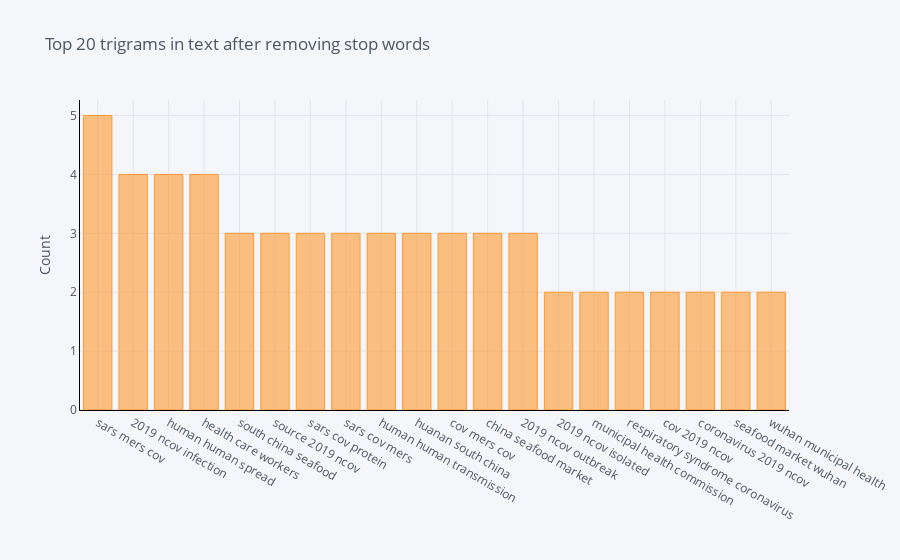

Notebook code cell kept with this figure:
### Code cell
# Using cufflinks, plotly and sklearn, we visualize the top 20 trigrams in text after removing stop words

def get_top_n_trigram(corpus, n=None):
    vec = CountVectorizer(ngram_range=(3, 3), stop_words='english').fit(corpus) # instead of nltk (nltk.corpus.stopwords(‘english’) list)
    bag_of_words = vec.transform(corpus)
    sum_words = bag_of_words.sum(axis=0) 
    words_freq = [(word, sum_words[0, idx]) for word, idx in vec.vocabulary_.items()]
    words_freq =sorted(words_freq, key = lambda x: x[1], reverse=True)
    return words_freq[:n]
common_words = get_top_n_trigram([text], 20)
for word, freq in common_words:
    print(word, freq)
df6 = pd.DataFrame(common_words, columns = ['ReviewText' , 'count'])
df6.groupby('ReviewText').sum()['count'].sort_values(ascending=False).iplot(
    kind='bar', yTitle='Count', linecolor='black', title='Top 20 trigrams in text after removing stop words')

### Figure 1 — Plotly figure (JSON) as saved in the notebook; plotly's stock layout.template omitted (floating-point values rounded to 4 significant figures)
{"data": [{"marker": {"color": "rgba(255, 153, 51, 0.6)", "line": {"color": "rgba(255, 153, 51, 1.0)", "width": 1}}, "name": "count", "orientation": "v", "text": "", "type": "bar", "x": ["sars mers cov", "2019 ncov infection", "human human spread", "health care workers", "south china seafood", "source 2019 ncov", "sars cov protein", "sars cov mers", "human human transmission", "huanan south china", "cov mers cov", "china seafood market", "2019 ncov outbreak", "2019 ncov isolated", "municipal health commission", "respiratory syndrome coronavirus", "cov 2019 ncov", "coronavirus 2019 ncov", "seafood market wuhan", "wuhan municipal health"], "y": [5, 4, 4, 4, 3, 3, 3, 3, 3, 3, 3, 3, 3, 2, 2, 2, 2, 2, 2, 2]}], "layout": {"legend": {"bgcolor": "#F5F6F9", "font": {"color": "#4D5663"}}, "paper_bgcolor": "#F5F6F9", "plot_bgcolor": "#F5F6F9", "title": {"font": {"color": "#4D5663"}, "text": "Top 20 trigrams in text after removing stop words"}, "xaxis": {"gridcolor": "#E1E5ED", "linecolor": "black", "showgrid": true, "tickfont": {"color": "#4D5663"}, "title": {"font": {"color": "#4D5663"}, "text": ""}, "zerolinecolor": "#E1E5ED"}, "yaxis": {"gridcolor": "#E1E5ED", "linecolor": "black", "showgrid": true, "tickfont": {"color": "#4D5663"}, "title": {"font": {"color": "#4D5663"}, "text": "Count"}, "zerolinecolor": "#E1E5ED"}}}
